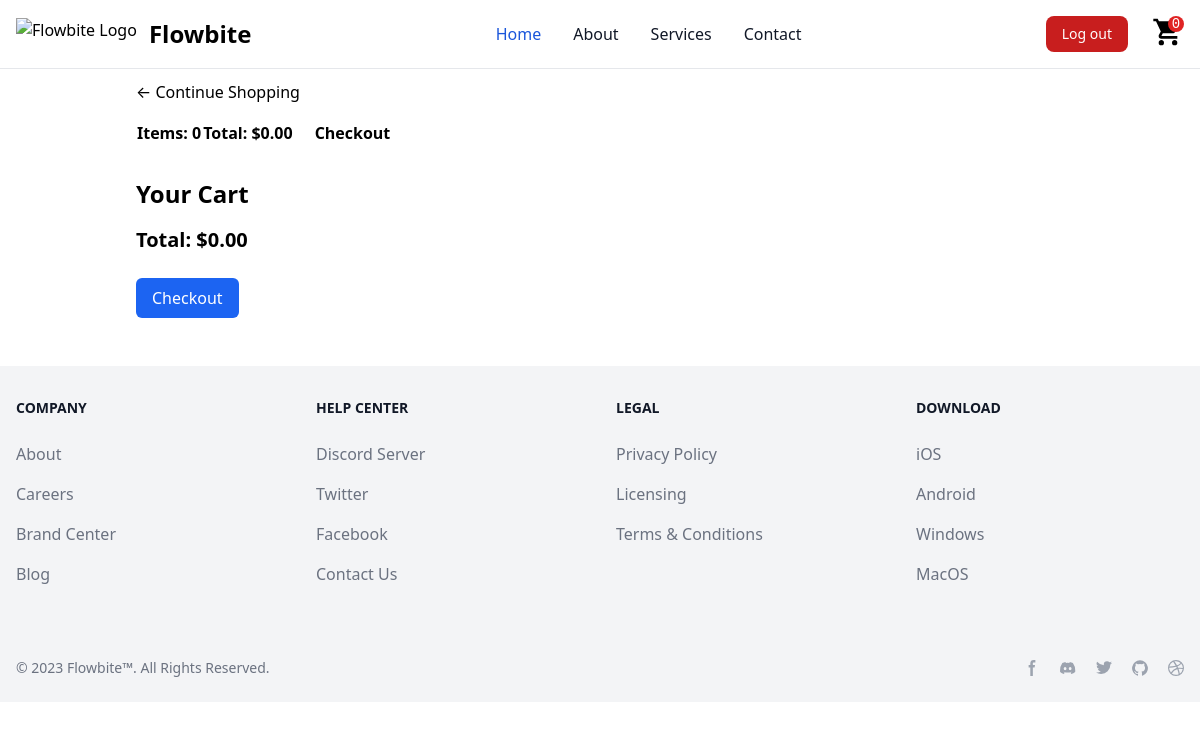
The app's page /cart/ (signed in), older data.
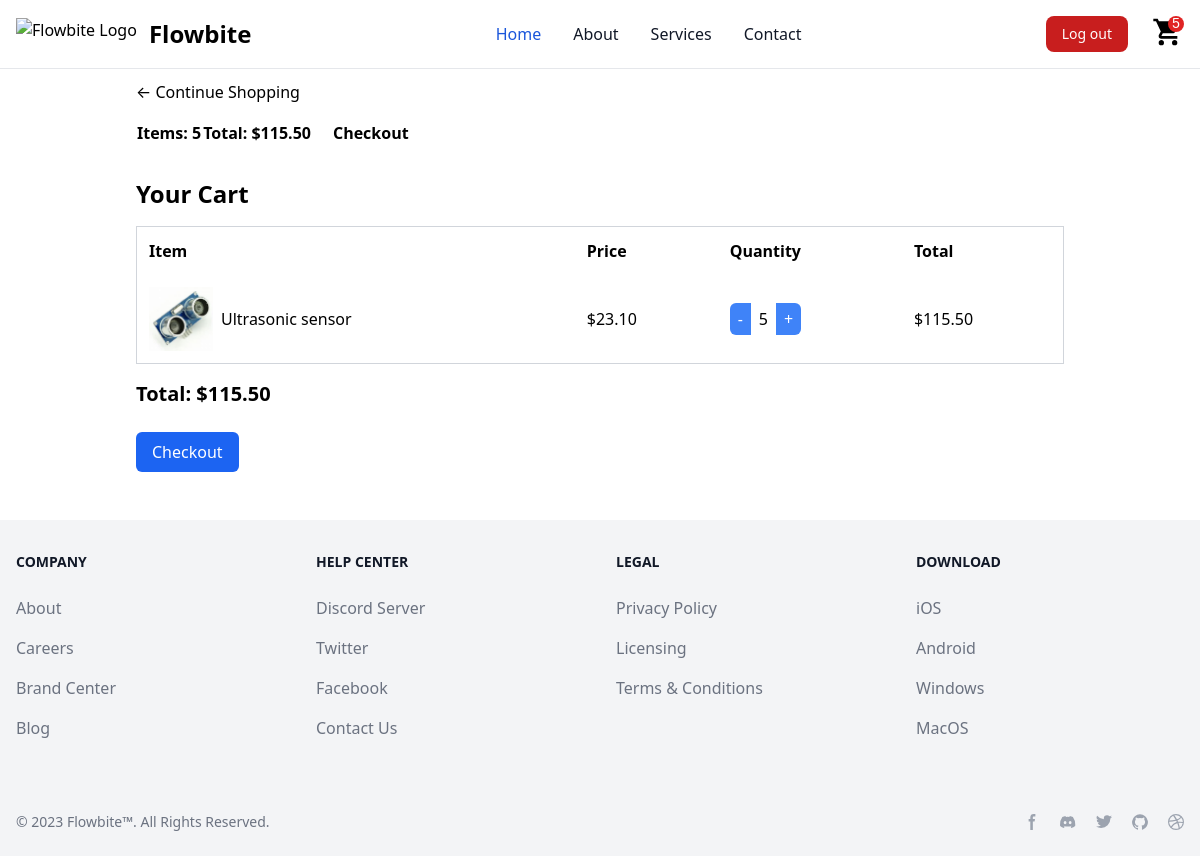
The same page, newer data.
### store/models.py (models this page shows, shortened)
class Order(models.Model):
    customer = models.ForeignKey(Customer, on_delete=models.SET_NULL, blank=True, null=True)
    date_ordered = models.DateTimeField(auto_now_add=True)
    completed = models.BooleanField(default=False)
    transaction_id = models.CharField(max_length=200, null=True)
    @property
    def get_cart_total(self):
        orderitems = self.orderitem_set.all()
        total = sum([item.get_total for item in orderitems])
        return total
    @property
    def get_cart_items(self):
        orderitems = self.orderitem_set.all()
        total = sum([item.quantity for item in orderitems])
        return total

class OrderItem(models.Model):
    product = models.ForeignKey(Product, on_delete=models.SET_NULL, blank=True, null=True)
    order = models.ForeignKey(Order, on_delete=models.SET_NULL, blank=True, null=True)
    quantity = models.IntegerField(default=0, null=True, blank=True)
    date_added = models.DateTimeField(auto_now_add=True)
    @property
    def get_total(self):
        total = self.product.price * self.quantity
        return total

class Product(models.Model):
    name = models.CharField(max_length=200, null=True)
    price = models.DecimalField(max_digits=7, decimal_places=2)
    digital = models.BooleanField(default=False, null=True, blank=True)
    image = models.ImageField(null=True, blank=True)
    @property
    def imageURL(self):
        try:
            url = self.image.url
        except:
            url = ''
        return url

### store/views.py (the view)
# urls.py: path('cart/', views.cart, name="cart"),
def cart(request):
    data = cartData(request)
    cartItems = data['cartItems']
    order = data['order']
    items = data['items']
    context = {'items': items, 'order': order, 'cartItems': cartItems}
    return render(request, 'cart.html', context)

### store/utils.py (called while the page is built)
def cartData(request):
    if request.user.is_authenticated:
        customer = request.user
        order, created = Order.objects.get_or_create(customer=customer, completed=False)
        items = order.orderitem_set.all()
        cartItems = order.get_cart_items
    else:
        cookieData = cookieCart(request)
        cartItems = cookieData['cartItems']
        order = cookieData['order']
        items = cookieData['items']
    return {'cartItems': cartItems, 'items': items, 'order': order}

### templates/cart.html (shortened to what this page needs)
{% extends 'main.html' %}
{% load static %}
{% block content %}
<div class="row">
    <div class="col-lg-12">
        <div class="box-element">
            <a class="btn btn-outline-dark" href="{% url 'store' %}">&#x2190; Continue Shopping</a>
            <div class="mt-4 mb-4">
                <table class="table">
                    <tr>
                        <th>
                            <h5>Items: <strong>{{order.get_cart_items}}</strong></h5>
                        </th>
                        <th>
                            <h5>Total:<strong> ${{order.get_cart_total|floatformat:2 }}</strong></h5>
                        </th>
                        <th>
                            <a class="btn btn-success float-right ml-5" href="{% url 'checkout' %}">Checkout</a>
                        </th>
                    </tr>
                </table>
            </div>
        </div>
        <div class="container mx-auto mt-8">
            <h1 class="text-2xl font-semibold mb-4">Your Cart</h1>
            {% for item in items %}
            <div class="overflow-x-auto">
                <table class="w-full border-collapse border border-gray-300">
                    <thead class="hidden sm:table-header-group">
                        <tr>
                            <th class="p-3 text-left">Item</th>
                            <th class="p-3 text-left">Price</th>
                            <th class="p-3 text-left">Quantity</th>
                            <th class="p-3 text-left">Total</th>
                        </tr>
                    </thead>
                    <tbody>
                        <tr class="border-b sm:border-none">
                            <td class="p-3 flex flex-col sm:flex-row items-center">
                                <img src="{{item.product.imageURL}}" alt="Product" class="w-16 h-16 mr-2">
                                <span>{{item.product.name}}</span>
                            </td>
                            <td class="p-3">
                                ${{item.product.price|floatformat:2}}
                            </td>
                            <td class="p-3">
                                <div class="flex items-center">
                                    <button data-product="{{item.product.id}}" data-action="remove" class="px-2 py-1 bg-blue-500 text-white rounded-l-md update-cart">-</button>
                                    <span class="px-2 py-1">{{item.quantity}}</span>
                                    <button data-product="{{item.product.id}}" data-action="add" class="px-2 py-1 bg-blue-500 text-white rounded-r-md update-cart">+</button>
                                </div>
                            </td>
                            <td class="p-3">
                                ${{order.get_cart_total|floatformat:2 }}
                            </td>
                        </tr>
                    </tbody>
                </table>
            </div>
            {% endfor %}
            <div class="mt-4">
                <p class="text-xl font-semibold">Total: ${{order.get_cart_total|floatformat:2 }}</p>
            </div>
            <div class="mt-6">
                <a href="{% url 'checkout' %}">
                    <button class="px-4 py-2 bg-blue-600 text-white rounded-md">Checkout</button>
                </a>
            </div>
        </div>
    </div>
</div>
{% endblock content %}

Row changes from the older to the newer data that the page shows:
computed for Order: get_cart_items "0" → "5"; get_cart_total "0.00" → "115.50"
added OrderItem: product.imageURL (picture), product.name "Ultrasonic sensor", product.price "23.10", quantity "5", {{ order.get_cart_total|floatformat:2 }} "115.50"
Text that changed along with them:
{{ cartItems }}: "0" → "5"
